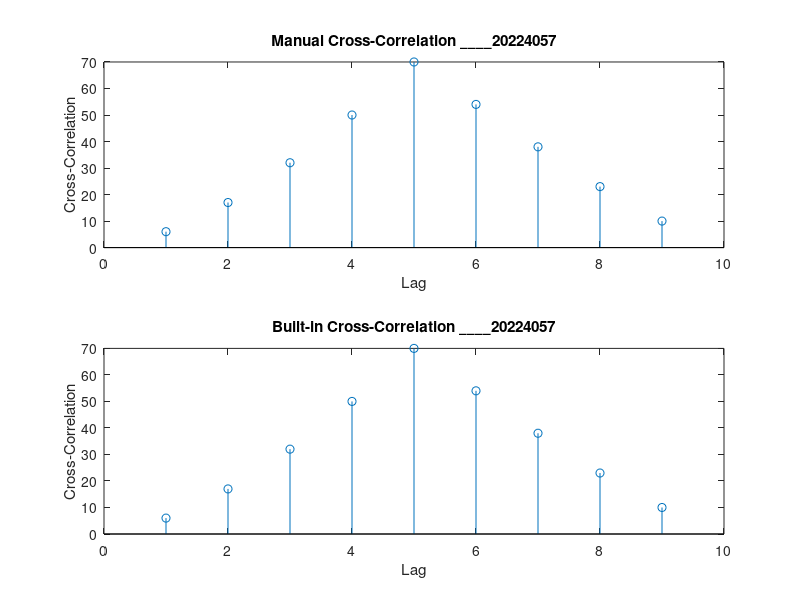

MATLAB code to generate this figure:
%defining two sequences
x = [1,2,3,4,5];
y = [2,3,4,5,6];

%Lenght of sequences
Nx = length(x);
Ny = length(y);

%compute cross-correlation manually
manual_cross_corr = zeros(1,Nx+Ny-1);

%perform cross-correlation
for lag = -(Ny-1):(Nx-1)
    sum = 0;
    for i = 1:Nx
        j = i - lag;
        if(j>=1 && j<=Ny)
            sum = sum + x(i)*y(j);
        end
    end
    manual_cross_corr(lag+Ny) = sum;
end

%display the manual cross correlation
disp('Manual cross-correlation of sequences x and y:');
disp(manual_cross_corr);

%verify using the inbuilt function
builtin_cross_corr = xcorr(x,y);

%display the built in cross correlation result
disp('Built-in cross-correlation of sequences x and y:');
disp(builtin_cross_corr);

%plot both results for comparison
figure;

subplot(2,1,1);
stem(manual_cross_corr);
title('Manual Cross-Correlation ____20224057');
xlabel('Lag');
ylabel('Cross-Correlation');

subplot(2,1,2);
stem(builtin_cross_corr);
title('Built-in Cross-Correlation ____20224057');
xlabel('Lag');
ylabel('Cross-Correlation');
